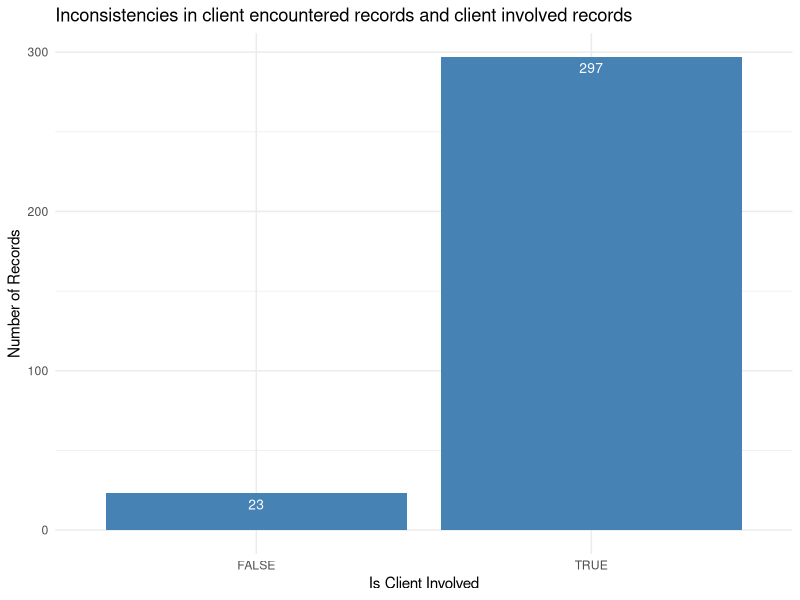

Generate this figure with R:
#Loading required libraries
library(ggplot2)
library(tidyverse)


#Reading the HFS Data as csv into a variable
hfsData <- read.csv("HFS Service Data.csv")

#Filtering the HFS data where 'encounter_with' column value is 'Client'
hfsFilteredData <- hfsData %>% filter(hfsData$encounter_with == "Client")

#Converting the HFS filtered data table to a data frame
hfsBarData <- as.data.frame(table(hfsFilteredData$is_client_involved)) 

#Generating a Bar Chart 
ggplot(hfsBarData, aes(x=hfsBarData$Var1, y=hfsBarData$Freq)) +
  ggtitle("Inconsistencies in client encountered records and client involved records")+
  xlab("Is Client Involved") + 
  ylab("Number of Records")+ 
  geom_bar(stat="identity", fill="steelblue")+
  geom_text(aes(label=Freq), vjust=1.6, color="white", size=3.5)+
  theme_minimal()

